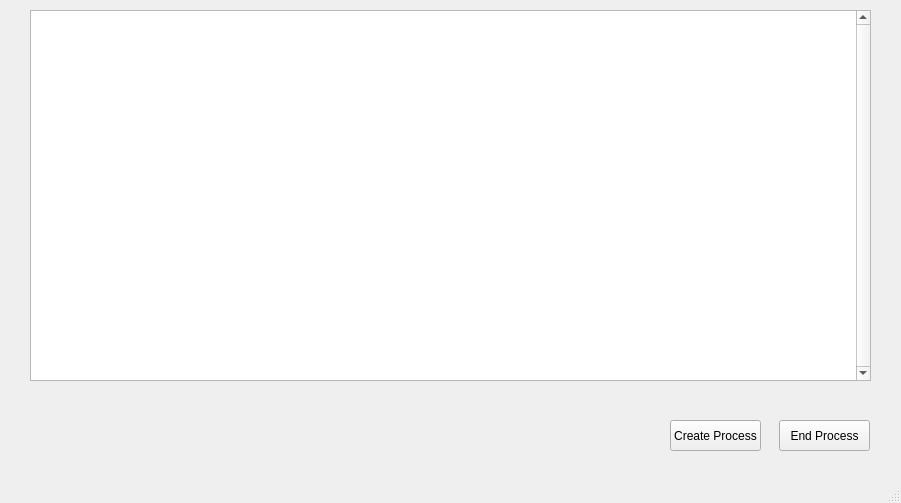
<?xml version="1.0" encoding="UTF-8"?>
<ui version="4.0">
 <class>ProcessManagerWindow</class>
 <widget class="QMainWindow" name="ProcessManagerWindow">
  <property name="geometry">
   <rect>
    <x>0</x>
    <y>0</y>
    <width>901</width>
    <height>503</height>
   </rect>
  </property>
  <property name="contextMenuPolicy">
   <enum>Qt::NoContextMenu</enum>
  </property>
  <property name="windowTitle">
   <string>ProcessManagerWindow</string>
  </property>
  <widget class="QWidget" name="centralWidget">
   <widget class="QTableView" name="viewTableProcess">
    <property name="geometry">
     <rect>
      <x>30</x>
      <y>10</y>
      <width>841</width>
      <height>371</height>
     </rect>
    </property>
    <property name="contextMenuPolicy">
     <enum>Qt::CustomContextMenu</enum>
    </property>
    <property name="verticalScrollBarPolicy">
     <enum>Qt::ScrollBarAlwaysOn</enum>
    </property>
    <property name="autoScroll">
     <bool>false</bool>
    </property>
    <property name="editTriggers">
     <set>QAbstractItemView::NoEditTriggers</set>
    </property>
    <property name="dragDropOverwriteMode">
     <bool>false</bool>
    </property>
    <property name="selectionMode">
     <enum>QAbstractItemView::SingleSelection</enum>
    </property>
    <property name="selectionBehavior">
     <enum>QAbstractItemView::SelectRows</enum>
    </property>
    <property name="gridStyle">
     <enum>Qt::DashLine</enum>
    </property>
   </widget>
   <widget class="QPushButton" name="pushButton">
    <property name="geometry">
     <rect>
      <x>779</x>
      <y>420</y>
      <width>91</width>
      <height>31</height>
     </rect>
    </property>
    <property name="text">
     <string>End Process</string>
    </property>
   </widget>
   <widget class="QPushButton" name="pushButton_2">
    <property name="geometry">
     <rect>
      <x>670</x>
      <y>420</y>
      <width>91</width>
      <height>31</height>
     </rect>
    </property>
    <property name="text">
     <string>Create Process</string>
    </property>
   </widget>
  </widget>
  <widget class="QMenuBar" name="menuBar">
   <property name="geometry">
    <rect>
     <x>0</x>
     <y>0</y>
     <width>901</width>
     <height>20</height>
    </rect>
   </property>
  </widget>
  <widget class="QStatusBar" name="statusBar"/>
 </widget>
 <layoutdefault spacing="6" margin="11"/>
 <resources/>
 <connections/>
</ui>
